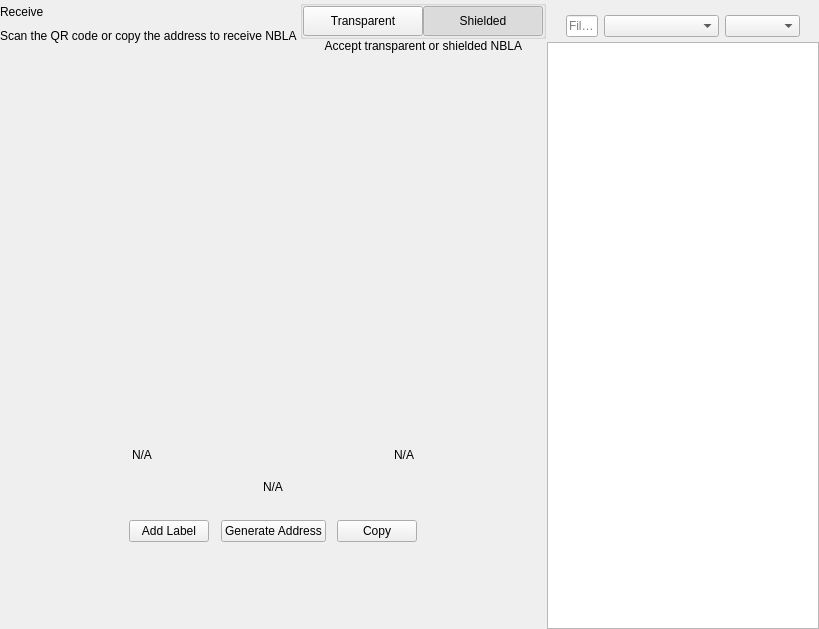
<?xml version="1.0" encoding="UTF-8"?>
<ui version="4.0">
 <class>ReceiveWidget</class>
 <widget class="QWidget" name="ReceiveWidget">
  <property name="geometry">
   <rect>
    <x>0</x>
    <y>0</y>
    <width>819</width>
    <height>629</height>
   </rect>
  </property>
  <property name="minimumSize">
   <size>
    <width>0</width>
    <height>0</height>
   </size>
  </property>
  <property name="windowTitle">
   <string notr="true">N/A</string>
  </property>
  <layout class="QHBoxLayout" name="horizontalLayout_2" stretch="2,1">
   <property name="spacing">
    <number>0</number>
   </property>
   <property name="leftMargin">
    <number>0</number>
   </property>
   <property name="topMargin">
    <number>0</number>
   </property>
   <property name="rightMargin">
    <number>0</number>
   </property>
   <property name="bottomMargin">
    <number>0</number>
   </property>
   <item>
    <widget class="QWidget" name="left" native="true">
     <layout class="QVBoxLayout" name="verticalLayout_3">
      <property name="leftMargin">
       <number>0</number>
      </property>
      <property name="topMargin">
       <number>0</number>
      </property>
      <property name="rightMargin">
       <number>0</number>
      </property>
      <property name="bottomMargin">
       <number>0</number>
      </property>
      <item>
       <layout class="QVBoxLayout" name="verticalLayout_2">
        <property name="spacing">
         <number>0</number>
        </property>
        <property name="leftMargin">
         <number>0</number>
        </property>
        <item>
         <layout class="QHBoxLayout" name="horizontalLayout_3">
          <property name="spacing">
           <number>0</number>
          </property>
          <item>
           <layout class="QVBoxLayout" name="verticalLayout_4">
            <property name="spacing">
             <number>5</number>
            </property>
            <item>
             <widget class="QLabel" name="labelTitle">
              <property name="text">
               <string>Receive</string>
              </property>
             </widget>
            </item>
            <item alignment="Qt::AlignTop">
             <widget class="QLabel" name="labelSubtitle1">
              <property name="text">
               <string>Scan the QR code or copy the address to receive NBLA</string>
              </property>
             </widget>
            </item>
           </layout>
          </item>
          <item>
           <spacer name="horizontalSpacer">
            <property name="orientation">
             <enum>Qt::Horizontal</enum>
            </property>
            <property name="sizeHint" stdset="0">
             <size>
              <width>40</width>
              <height>20</height>
             </size>
            </property>
           </spacer>
          </item>
          <item>
           <widget class="QWidget" name="containerViewPrivacyChecks" native="true">
            <layout class="QVBoxLayout" name="containerPrivacyChecks">
             <property name="spacing">
              <number>0</number>
             </property>
             <property name="leftMargin">
              <number>0</number>
             </property>
             <property name="topMargin">
              <number>0</number>
             </property>
             <property name="rightMargin">
              <number>0</number>
             </property>
             <property name="bottomMargin">
              <number>0</number>
             </property>
             <item alignment="Qt::AlignHCenter|Qt::AlignVCenter">
              <widget class="QGroupBox" name="groupBox">
               <property name="title">
                <string/>
               </property>
               <layout class="QHBoxLayout" name="horizontalLayout_2_1">
                <property name="spacing">
                 <number>0</number>
                </property>
                <property name="leftMargin">
                 <number>0</number>
                </property>
                <property name="topMargin">
                 <number>0</number>
                </property>
                <property name="rightMargin">
                 <number>0</number>
                </property>
                <property name="bottomMargin">
                 <number>0</number>
                </property>
                <item>
                 <widget class="QPushButton" name="pushLeft">
                  <property name="minimumSize">
                   <size>
                    <width>120</width>
                    <height>30</height>
                   </size>
                  </property>
                  <property name="maximumSize">
                   <size>
                    <width>120</width>
                    <height>30</height>
                   </size>
                  </property>
                  <property name="focusPolicy">
                   <enum>Qt::NoFocus</enum>
                  </property>
                  <property name="text">
                   <string>Transparent</string>
                  </property>
                  <property name="checkable">
                   <bool>true</bool>
                  </property>
                  <property name="autoExclusive">
                   <bool>true</bool>
                  </property>
                 </widget>
                </item>
                <item>
                 <widget class="QPushButton" name="pushRight">
                  <property name="minimumSize">
                   <size>
                    <width>120</width>
                    <height>30</height>
                   </size>
                  </property>
                  <property name="maximumSize">
                   <size>
                    <width>120</width>
                    <height>30</height>
                   </size>
                  </property>
                  <property name="focusPolicy">
                   <enum>Qt::NoFocus</enum>
                  </property>
                  <property name="text">
                   <string>Shielded</string>
                  </property>
                  <property name="checkable">
                   <bool>true</bool>
                  </property>
                  <property name="checked">
                   <bool>true</bool>
                  </property>
                  <property name="autoExclusive">
                   <bool>true</bool>
                  </property>
                 </widget>
                </item>
               </layout>
              </widget>
             </item>
             <item alignment="Qt::AlignHCenter|Qt::AlignTop">
              <widget class="QLabel" name="labelSubtitle2">
               <property name="text">
                <string>Accept transparent or shielded NBLA</string>
               </property>
               <property name="alignment">
                <set>Qt::AlignRight|Qt::AlignTrailing|Qt::AlignVCenter</set>
               </property>
              </widget>
             </item>
            </layout>
           </widget>
          </item>
         </layout>
        </item>
        <item>
         <spacer name="verticalSpacer_2">
          <property name="orientation">
           <enum>Qt::Vertical</enum>
          </property>
          <property name="sizeType">
           <enum>QSizePolicy::Expanding</enum>
          </property>
          <property name="sizeHint" stdset="0">
           <size>
            <width>20</width>
            <height>50</height>
           </size>
          </property>
         </spacer>
        </item>
        <item alignment="Qt::AlignHCenter">
         <widget class="QWidget" name="layoutQR" native="true">
          <property name="maximumSize">
           <size>
            <width>510</width>
            <height>16777215</height>
           </size>
          </property>
          <layout class="QVBoxLayout" name="verticalLayoutQr">
           <item>
            <spacer name="verticalSpacer11">
             <property name="orientation">
              <enum>Qt::Vertical</enum>
             </property>
             <property name="sizeType">
              <enum>QSizePolicy::Fixed</enum>
             </property>
             <property name="sizeHint" stdset="0">
              <size>
               <width>20</width>
               <height>20</height>
              </size>
             </property>
            </spacer>
           </item>
           <item alignment="Qt::AlignHCenter">
            <widget class="QLabel" name="labelQrImg">
             <property name="minimumSize">
              <size>
               <width>260</width>
               <height>260</height>
              </size>
             </property>
             <property name="maximumSize">
              <size>
               <width>260</width>
               <height>260</height>
              </size>
             </property>
             <property name="text">
              <string/>
             </property>
             <property name="alignment">
              <set>Qt::AlignCenter</set>
             </property>
            </widget>
           </item>
           <item>
            <spacer name="verticalSpacer_21">
             <property name="orientation">
              <enum>Qt::Vertical</enum>
             </property>
             <property name="sizeType">
              <enum>QSizePolicy::Fixed</enum>
             </property>
             <property name="sizeHint" stdset="0">
              <size>
               <width>20</width>
               <height>30</height>
              </size>
             </property>
            </spacer>
           </item>
           <item>
            <widget class="QWidget" name="widget" native="true">
             <property name="minimumSize">
              <size>
               <width>0</width>
               <height>0</height>
              </size>
             </property>
             <layout class="QHBoxLayout" name="horizontalLayout_5">
              <item>
               <widget class="QLabel" name="labelLabel">
                <property name="text">
                 <string notr="true">N/A</string>
                </property>
               </widget>
              </item>
              <item>
               <spacer name="horizontalSpacer_2">
                <property name="orientation">
                 <enum>Qt::Horizontal</enum>
                </property>
                <property name="sizeHint" stdset="0">
                 <size>
                  <width>141</width>
                  <height>20</height>
                 </size>
                </property>
               </spacer>
              </item>
              <item>
               <widget class="QLabel" name="labelDate">
                <property name="text">
                 <string notr="true">N/A</string>
                </property>
                <property name="alignment">
                 <set>Qt::AlignRight|Qt::AlignTrailing|Qt::AlignVCenter</set>
                </property>
               </widget>
              </item>
             </layout>
            </widget>
           </item>
           <item>
            <widget class="QLabel" name="labelAddress">
             <property name="sizePolicy">
              <sizepolicy hsizetype="Expanding" vsizetype="Preferred">
               <horstretch>0</horstretch>
               <verstretch>0</verstretch>
              </sizepolicy>
             </property>
             <property name="minimumSize">
              <size>
               <width>300</width>
               <height>0</height>
              </size>
             </property>
             <property name="text">
              <string notr="true">N/A</string>
             </property>
             <property name="alignment">
              <set>Qt::AlignCenter</set>
             </property>
            </widget>
           </item>
           <item>
            <spacer name="verticalSpacer_4">
             <property name="orientation">
              <enum>Qt::Vertical</enum>
             </property>
             <property name="sizeType">
              <enum>QSizePolicy::Fixed</enum>
             </property>
             <property name="sizeHint" stdset="0">
              <size>
               <width>20</width>
               <height>20</height>
              </size>
             </property>
            </spacer>
           </item>
           <item>
            <layout class="QHBoxLayout" name="horizontalLayout_4">
             <item alignment="Qt::AlignHCenter">
              <widget class="QPushButton" name="pushButtonLabel">
               <property name="focusPolicy">
                <enum>Qt::NoFocus</enum>
               </property>
               <property name="text">
                <string>Add Label</string>
               </property>
              </widget>
             </item>
             <item alignment="Qt::AlignHCenter">
              <widget class="QPushButton" name="pushButtonNewAddress">
               <property name="focusPolicy">
                <enum>Qt::NoFocus</enum>
               </property>
               <property name="text">
                <string>Generate Address</string>
               </property>
              </widget>
             </item>
             <item alignment="Qt::AlignHCenter">
              <widget class="QPushButton" name="pushButtonCopy">
               <property name="focusPolicy">
                <enum>Qt::NoFocus</enum>
               </property>
               <property name="text">
                <string>Copy</string>
               </property>
              </widget>
             </item>
            </layout>
           </item>
           <item>
            <spacer name="verticalSpacer_3">
             <property name="orientation">
              <enum>Qt::Vertical</enum>
             </property>
             <property name="sizeType">
              <enum>QSizePolicy::Expanding</enum>
             </property>
             <property name="sizeHint" stdset="0">
              <size>
               <width>20</width>
               <height>20</height>
              </size>
             </property>
            </spacer>
           </item>
          </layout>
         </widget>
        </item>
        <item>
         <spacer name="verticalSpacer">
          <property name="orientation">
           <enum>Qt::Vertical</enum>
          </property>
          <property name="sizeHint" stdset="0">
           <size>
            <width>20</width>
            <height>40</height>
           </size>
          </property>
         </spacer>
        </item>
       </layout>
      </item>
     </layout>
    </widget>
   </item>
   <item>
    <widget class="QWidget" name="right" native="true">
     <layout class="QVBoxLayout" name="verticalLayout_5">
      <property name="spacing">
       <number>0</number>
      </property>
      <property name="leftMargin">
       <number>1</number>
      </property>
      <property name="topMargin">
       <number>0</number>
      </property>
      <property name="rightMargin">
       <number>0</number>
      </property>
      <property name="bottomMargin">
       <number>0</number>
      </property>
      <item>
       <layout class="QVBoxLayout" name="container_right">
        <property name="spacing">
         <number>0</number>
        </property>
        <property name="leftMargin">
         <number>0</number>
        </property>
        <property name="rightMargin">
         <number>0</number>
        </property>
        <item>
         <layout class="QVBoxLayout" name="verticalLayout">
          <property name="spacing">
           <number>6</number>
          </property>
          <property name="leftMargin">
           <number>19</number>
          </property>
          <property name="rightMargin">
           <number>19</number>
          </property>
          <item>
           <widget class="OptionButton" name="btnRequest" native="true"/>
          </item>
          <item>
           <widget class="OptionButton" name="btnMyAddresses" native="true">
            <property name="sizePolicy">
             <sizepolicy hsizetype="Preferred" vsizetype="Minimum">
              <horstretch>0</horstretch>
              <verstretch>0</verstretch>
             </sizepolicy>
            </property>
           </widget>
          </item>
         </layout>
        </item>
        <item>
         <widget class="QWidget" name="sortWidget" native="true">
          <layout class="QHBoxLayout" name="horizontalLayout_6">
           <property name="leftMargin">
            <number>19</number>
           </property>
           <property name="rightMargin">
            <number>19</number>
           </property>
           <property name="bottomMargin">
            <number>5</number>
           </property>
           <item>
            <widget class="QLineEdit" name="lineEditFilter">
             <property name="sizePolicy">
              <sizepolicy hsizetype="Expanding" vsizetype="Fixed">
               <horstretch>0</horstretch>
               <verstretch>0</verstretch>
              </sizepolicy>
             </property>
             <property name="minimumSize">
              <size>
               <width>0</width>
               <height>0</height>
              </size>
             </property>
             <property name="contextMenuPolicy">
              <enum>Qt::DefaultContextMenu</enum>
             </property>
             <property name="acceptDrops">
              <bool>false</bool>
             </property>
             <property name="maxLength">
              <number>40</number>
             </property>
             <property name="placeholderText">
              <string>Filter</string>
             </property>
            </widget>
           </item>
           <item>
            <spacer name="horizontalSpacer_3">
             <property name="orientation">
              <enum>Qt::Horizontal</enum>
             </property>
             <property name="sizeType">
              <enum>QSizePolicy::Preferred</enum>
             </property>
             <property name="sizeHint" stdset="0">
              <size>
               <width>20</width>
               <height>20</height>
              </size>
             </property>
            </spacer>
           </item>
           <item>
            <widget class="QComboBox" name="comboBoxSort">
             <property name="sizePolicy">
              <sizepolicy hsizetype="Preferred" vsizetype="Fixed">
               <horstretch>0</horstretch>
               <verstretch>0</verstretch>
              </sizepolicy>
             </property>
             <property name="minimumSize">
              <size>
               <width>115</width>
               <height>0</height>
              </size>
             </property>
            </widget>
           </item>
           <item>
            <widget class="QComboBox" name="comboBoxSortOrder">
             <property name="sizePolicy">
              <sizepolicy hsizetype="Preferred" vsizetype="Fixed">
               <horstretch>0</horstretch>
               <verstretch>0</verstretch>
              </sizepolicy>
             </property>
             <property name="minimumSize">
              <size>
               <width>75</width>
               <height>0</height>
              </size>
             </property>
            </widget>
           </item>
          </layout>
          <zorder>comboBoxSort</zorder>
          <zorder>comboBoxSortOrder</zorder>
          <zorder>lineEditFilter</zorder>
         </widget>
        </item>
        <item>
         <widget class="QListView" name="listViewAddress"/>
        </item>
       </layout>
      </item>
     </layout>
    </widget>
   </item>
  </layout>
 </widget>
 <customwidgets>
  <customwidget>
   <class>OptionButton</class>
   <extends>QWidget</extends>
   <header>qt/nebulaproject/optionbutton.h</header>
   <container>1</container>
  </customwidget>
 </customwidgets>
 <resources/>
 <connections/>
</ui>
